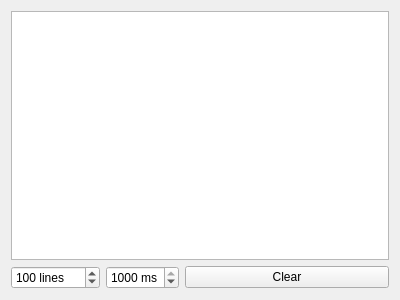
<?xml version="1.0" encoding="UTF-8"?>
<ui version="4.0">
 <class>consoleWidget</class>
 <widget class="QWidget" name="consoleWidget">
  <property name="geometry">
   <rect>
    <x>0</x>
    <y>0</y>
    <width>400</width>
    <height>300</height>
   </rect>
  </property>
  <property name="windowTitle">
   <string>consoleWidget</string>
  </property>
  <layout class="QVBoxLayout" name="verticalLayout">
   <item>
    <widget class="QTextEdit" name="textEdit">
     <property name="lineWrapMode">
      <enum>QTextEdit::NoWrap</enum>
     </property>
     <property name="readOnly">
      <bool>true</bool>
     </property>
    </widget>
   </item>
   <item>
    <layout class="QHBoxLayout" name="horizontalLayout" stretch="0,0,1">
     <item>
      <widget class="QSpinBox" name="spinBox_lines">
       <property name="suffix">
        <string> lines</string>
       </property>
       <property name="maximum">
        <number>99999</number>
       </property>
       <property name="value">
        <number>100</number>
       </property>
      </widget>
     </item>
     <item>
      <widget class="QSpinBox" name="spinBox_time">
       <property name="suffix">
        <string> ms</string>
       </property>
       <property name="maximum">
        <number>1000</number>
       </property>
       <property name="singleStep">
        <number>100</number>
       </property>
       <property name="value">
        <number>1000</number>
       </property>
      </widget>
     </item>
     <item>
      <widget class="QPushButton" name="pushButton_clear">
       <property name="text">
        <string>Clear</string>
       </property>
      </widget>
     </item>
    </layout>
   </item>
  </layout>
 </widget>
 <resources/>
 <connections/>
</ui>
